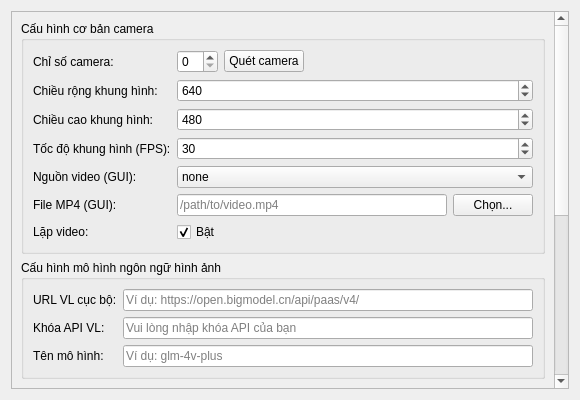
<?xml version="1.0" encoding="UTF-8"?>
<ui version="4.0">
 <class>CameraWidget</class>
 <widget class="QWidget" name="CameraWidget">
  <property name="geometry">
   <rect>
    <x>0</x>
    <y>0</y>
    <width>580</width>
    <height>400</height>
   </rect>
  </property>
  <property name="windowTitle">
   <string>Camera</string>
  </property>
  <layout class="QVBoxLayout" name="verticalLayout">
   <item>
    <widget class="QScrollArea" name="scrollArea">
     <property name="widgetResizable">
      <bool>true</bool>
     </property>
     <widget class="QWidget" name="scrollAreaWidgetContents">
      <property name="geometry">
       <rect>
        <x>0</x>
        <y>0</y>
        <width>578</width>
        <height>380</height>
       </rect>
      </property>
      <layout class="QVBoxLayout" name="contentLayout">
       <item>
        <widget class="QGroupBox" name="camera_basic_group">
         <property name="title">
          <string>Cấu hình cơ bản camera</string>
         </property>
         <layout class="QFormLayout" name="basic_layout">
          <item row="0" column="0">
           <widget class="QLabel" name="label_camera_index">
            <property name="text">
             <string>Chỉ số camera:</string>
            </property>
           </widget>
          </item>
          <item row="0" column="1">
           <layout class="QHBoxLayout" name="camera_index_layout">
            <item>
             <widget class="QSpinBox" name="camera_index_spin">
              <property name="minimum">
               <number>0</number>
              </property>
              <property name="maximum">
               <number>10</number>
              </property>
             </widget>
            </item>
            <item>
             <widget class="QPushButton" name="scan_camera_btn">
              <property name="text">
               <string>Quét camera</string>
              </property>
             </widget>
            </item>
            <item>
             <spacer name="horizontalSpacer">
              <property name="orientation">
               <enum>Qt::Horizontal</enum>
              </property>
              <property name="sizeHint" stdset="0">
               <size>
                <width>40</width>
                <height>20</height>
               </size>
              </property>
             </spacer>
            </item>
           </layout>
          </item>
          <item row="1" column="0">
           <widget class="QLabel" name="label_frame_width">
            <property name="text">
             <string>Chiều rộng khung hình:</string>
            </property>
           </widget>
          </item>
          <item row="1" column="1">
           <widget class="QSpinBox" name="frame_width_spin">
            <property name="minimum">
             <number>320</number>
            </property>
            <property name="maximum">
             <number>3840</number>
            </property>
            <property name="singleStep">
             <number>160</number>
            </property>
            <property name="value">
             <number>640</number>
            </property>
           </widget>
          </item>
          <item row="2" column="0">
           <widget class="QLabel" name="label_frame_height">
            <property name="text">
             <string>Chiều cao khung hình:</string>
            </property>
           </widget>
          </item>
          <item row="2" column="1">
           <widget class="QSpinBox" name="frame_height_spin">
            <property name="minimum">
             <number>240</number>
            </property>
            <property name="maximum">
             <number>2160</number>
            </property>
            <property name="singleStep">
             <number>120</number>
            </property>
            <property name="value">
             <number>480</number>
            </property>
           </widget>
          </item>
          <item row="3" column="0">
           <widget class="QLabel" name="label_fps">
            <property name="text">
             <string>Tốc độ khung hình (FPS):</string>
            </property>
           </widget>
          </item>
          <item row="3" column="1">
           <widget class="QSpinBox" name="fps_spin">
            <property name="minimum">
             <number>1</number>
            </property>
            <property name="maximum">
             <number>60</number>
            </property>
            <property name="value">
             <number>30</number>
            </property>
           </widget>
          </item>
          <item row="4" column="0">
           <widget class="QLabel" name="label_video_source">
            <property name="text">
             <string>Nguồn video (GUI):</string>
            </property>
           </widget>
          </item>
          <item row="4" column="1">
           <widget class="QComboBox" name="video_source_combo">
            <item>
             <property name="text">
              <string>none</string>
             </property>
            </item>
            <item>
             <property name="text">
              <string>camera</string>
             </property>
            </item>
            <item>
             <property name="text">
              <string>file</string>
             </property>
            </item>
           </widget>
          </item>
          <item row="5" column="0">
           <widget class="QLabel" name="label_video_file">
            <property name="text">
             <string>File MP4 (GUI):</string>
            </property>
           </widget>
          </item>
          <item row="5" column="1">
           <layout class="QHBoxLayout" name="video_file_layout">
            <item>
             <widget class="QLineEdit" name="video_file_edit">
              <property name="placeholderText">
               <string>/path/to/video.mp4</string>
              </property>
             </widget>
            </item>
            <item>
             <widget class="QPushButton" name="browse_video_file_btn">
              <property name="text">
               <string>Chọn...</string>
              </property>
             </widget>
            </item>
           </layout>
          </item>
          <item row="6" column="0">
           <widget class="QLabel" name="label_video_loop">
            <property name="text">
             <string>Lặp video:</string>
            </property>
           </widget>
          </item>
          <item row="6" column="1">
           <widget class="QCheckBox" name="video_loop_check">
            <property name="text">
             <string>Bật</string>
            </property>
            <property name="checked">
             <bool>true</bool>
            </property>
           </widget>
          </item>
         </layout>
        </widget>
       </item>
       <item>
        <widget class="QGroupBox" name="vl_group">
         <property name="title">
          <string>Cấu hình mô hình ngôn ngữ hình ảnh</string>
         </property>
         <layout class="QFormLayout" name="vl_layout">
          <item row="0" column="0">
           <widget class="QLabel" name="label_local_vl_url">
            <property name="text">
             <string>URL VL cục bộ:</string>
            </property>
           </widget>
          </item>
          <item row="0" column="1">
           <widget class="QLineEdit" name="local_vl_url_edit">
            <property name="placeholderText">
             <string>Ví dụ: https://open.bigmodel.cn/api/paas/v4/</string>
            </property>
           </widget>
          </item>
          <item row="1" column="0">
           <widget class="QLabel" name="label_vl_api_key">
            <property name="text">
             <string>Khóa API VL:</string>
            </property>
           </widget>
          </item>
          <item row="1" column="1">
           <widget class="QLineEdit" name="vl_api_key_edit">
            <property name="echoMode">
             <enum>QLineEdit::Password</enum>
            </property>
            <property name="placeholderText">
             <string>Vui lòng nhập khóa API của bạn</string>
            </property>
           </widget>
          </item>
          <item row="2" column="0">
           <widget class="QLabel" name="label_models">
            <property name="text">
             <string>Tên mô hình:</string>
            </property>
           </widget>
          </item>
          <item row="2" column="1">
           <widget class="QLineEdit" name="models_edit">
            <property name="placeholderText">
             <string>Ví dụ: glm-4v-plus</string>
            </property>
           </widget>
          </item>
         </layout>
        </widget>
       </item>
       <item>
        <widget class="QGroupBox" name="preview_group">
         <property name="title">
          <string>Xem trước camera</string>
         </property>
         <layout class="QVBoxLayout" name="preview_layout">
          <item>
           <widget class="QLabel" name="preview_label">
            <property name="minimumSize">
             <size>
              <width>320</width>
              <height>240</height>
             </size>
            </property>
            <property name="maximumSize">
             <size>
              <width>480</width>
              <height>360</height>
             </size>
            </property>
            <property name="styleSheet">
             <string>border: 2px solid #ccc; background-color: #000;</string>
            </property>
            <property name="text">
             <string>Khu vực xem trước camera
Nhấn để làm mới xem trước hoặc thay đổi chỉ số camera</string>
            </property>
            <property name="alignment">
             <set>Qt::AlignCenter</set>
            </property>
           </widget>
          </item>
          <item>
           <layout class="QHBoxLayout" name="preview_controls_layout">
            <item>
             <widget class="QPushButton" name="start_preview_btn">
              <property name="text">
               <string>Bắt đầu xem trước</string>
              </property>
             </widget>
            </item>
            <item>
             <widget class="QPushButton" name="stop_preview_btn">
              <property name="text">
               <string>Dừng xem trước</string>
              </property>
              <property name="enabled">
               <bool>false</bool>
              </property>
             </widget>
            </item>
            <item>
             <spacer name="preview_spacer">
              <property name="orientation">
               <enum>Qt::Horizontal</enum>
              </property>
              <property name="sizeHint" stdset="0">
               <size>
                <width>40</width>
                <height>20</height>
               </size>
              </property>
             </spacer>
            </item>
           </layout>
          </item>
         </layout>
        </widget>
       </item>
       <item>
        <spacer name="verticalSpacer">
         <property name="orientation">
          <enum>Qt::Vertical</enum>
         </property>
         <property name="sizeHint" stdset="0">
          <size>
           <width>20</width>
           <height>20</height>
          </size>
         </property>
        </spacer>
       </item>
      </layout>
     </widget>
    </widget>
   </item>
  </layout>
 </widget>
 <resources/>
 <connections/>
</ui>
